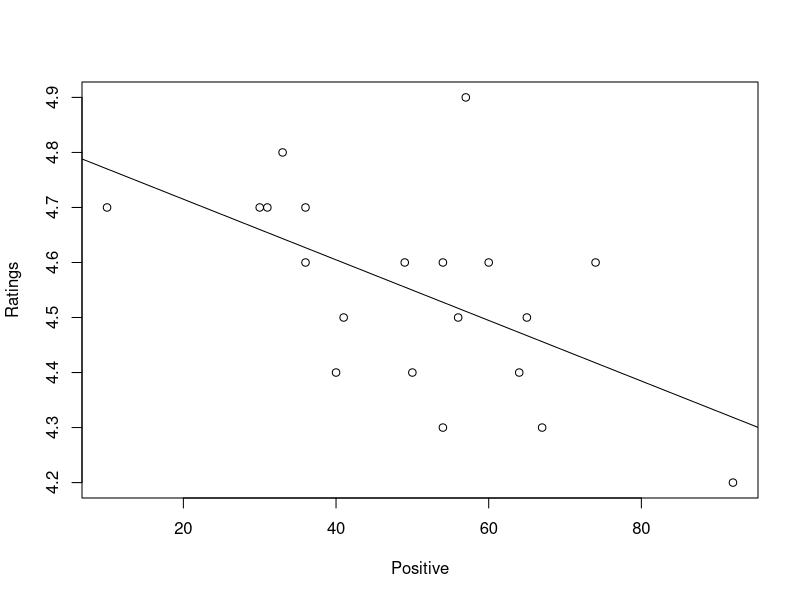
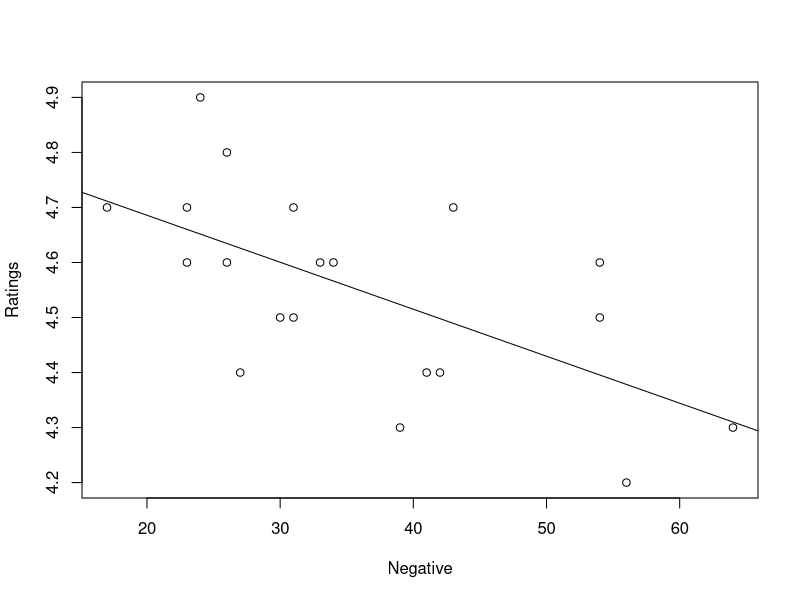

Write R code to recreate these figures, in order.
library(dplyr)
library(magrittr)
library(readxl)
exdata<- read_excel("Data.xlsx")
Reviews_df<-data.frame(exdata)

#range
range(Reviews_df$Length)
range(Reviews_df$Ratings)
range(Reviews_df$Positive)
range(Reviews_df$Negative)
range(Reviews_df$Difference)

#mean
mean(Reviews_df$Length)
mean(Reviews_df$Ratings)
mean(Reviews_df$Positive)
mean(Reviews_df$Negative)
mean(Reviews_df$Difference)

#standard deviation.
sd(Reviews_df$Length)
sd(Reviews_df$Ratings)
sd(Reviews_df$Positive)
sd(Reviews_df$Negative)
sd(Reviews_df$Difference)


#regression
PosReg<-lm(Ratings ~ Positive, data=Reviews_df)
summary(PosReg)
NegReg<-lm(Ratings ~ Negative, data=Reviews_df)
summary(NegReg)
LengReg<-lm(Ratings~ Length, data = Reviews_df)

#plots
plot(Ratings ~ Positive, data = Reviews_df)
abline(PosReg) 
plot(Ratings~Negative, data=Reviews_df)
abline(NegReg)


